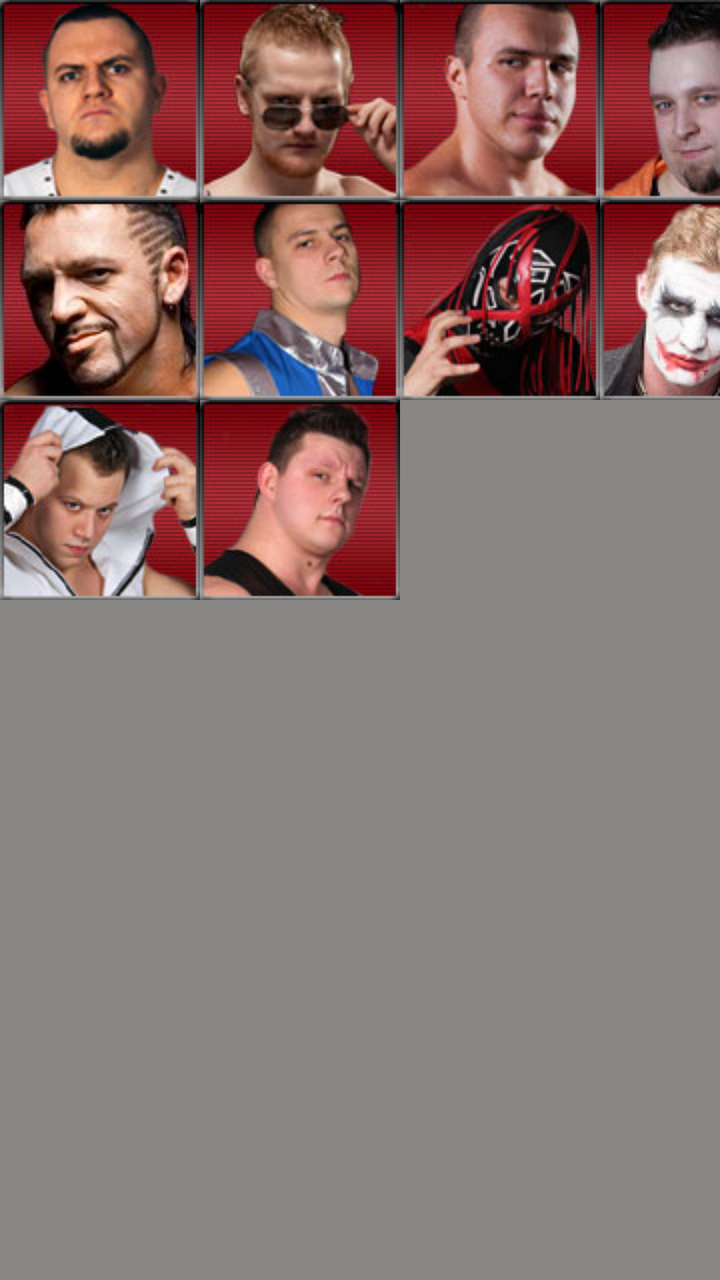
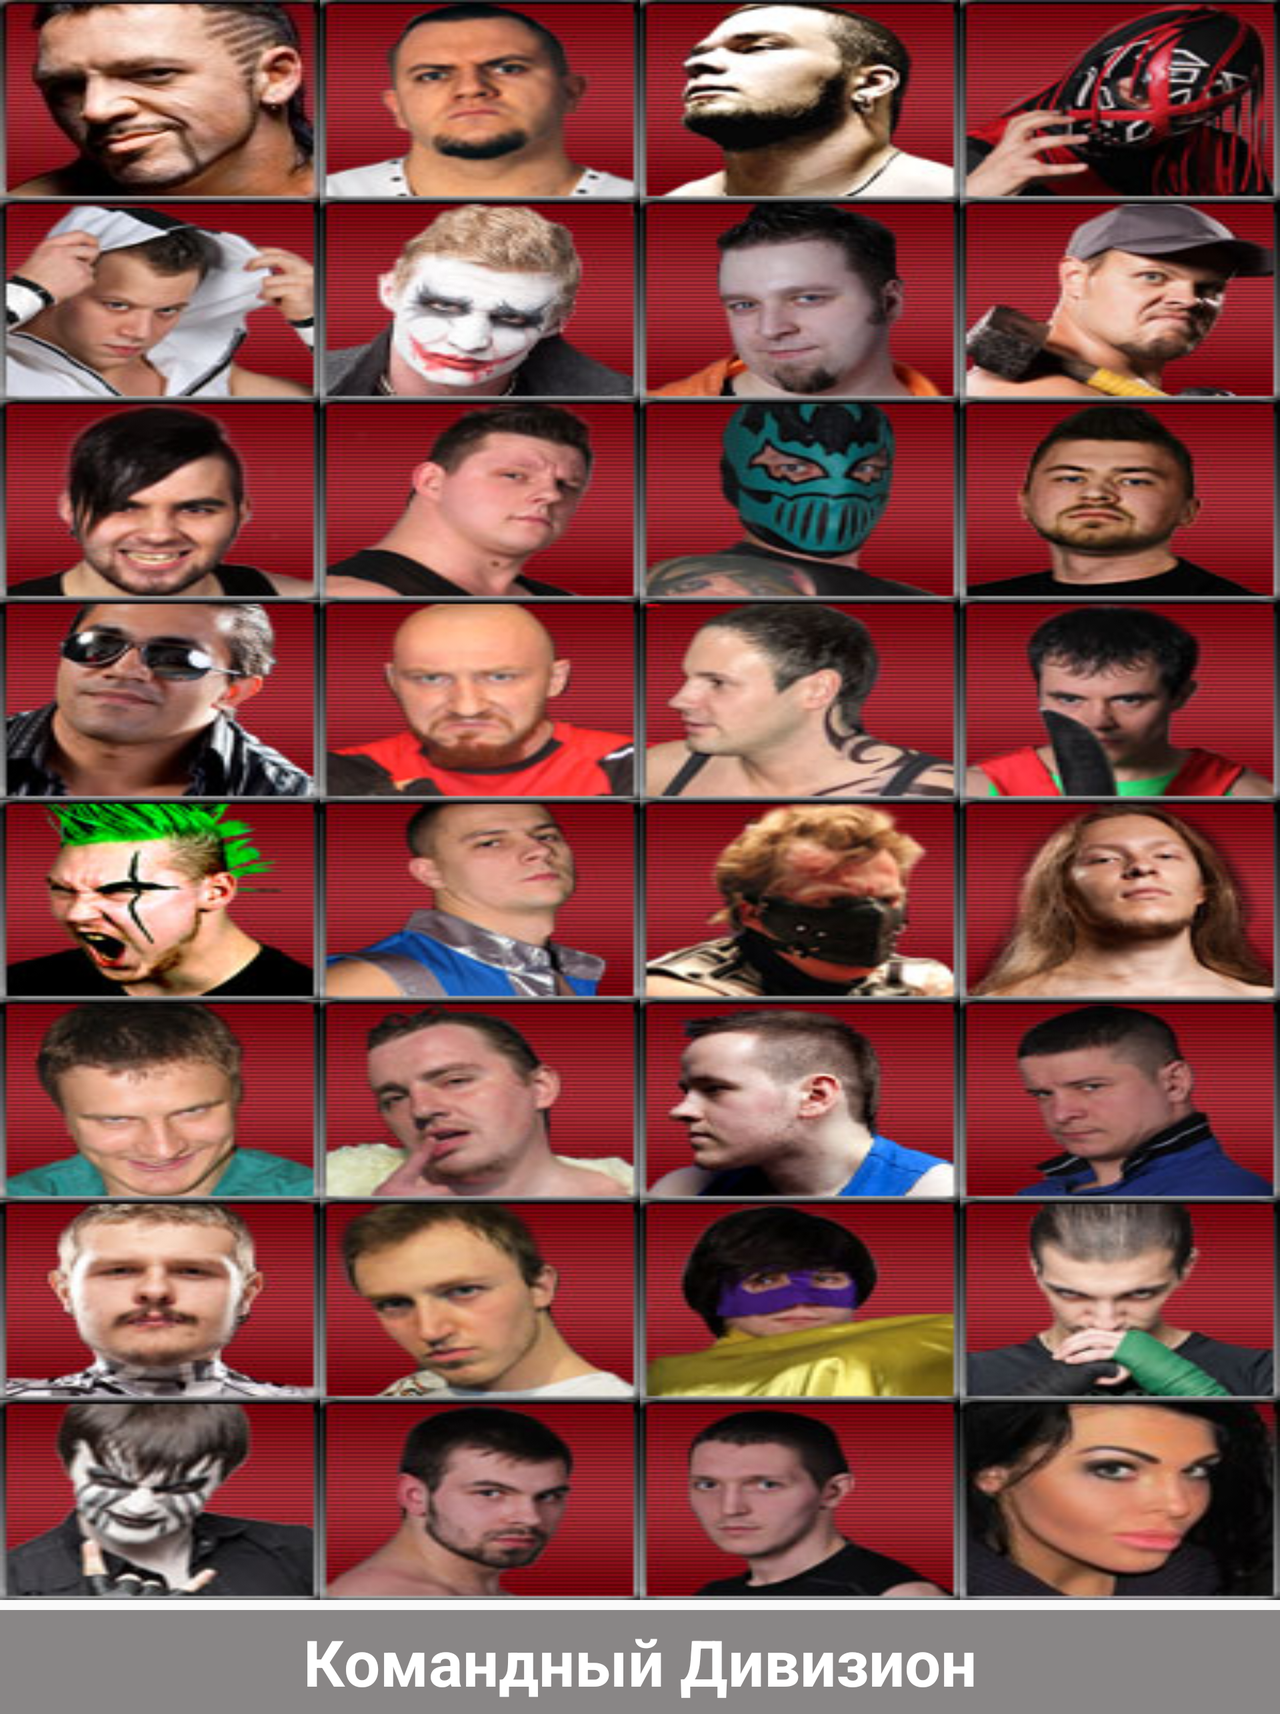

One screen, two layout resources from the same app: the default and the repository's alternative for another configuration. Each is rendered where Android would select it; the XML of both is given below.
<!-- AndroidManifest.xml: application theme AppTheme -->
<!-- res/layout/superstars_layout.xml -->
<?xml version="1.0" encoding="utf-8"?>
<android.support.v4.widget.NestedScrollView
    xmlns:android="http://schemas.android.com/apk/res/android"
    android:layout_width="match_parent"
    android:layout_height="match_parent"
    android:background="@color/gray_header"
    android:fillViewport="false"
    android:focusable="false"
    android:focusableInTouchMode="false"
    android:orientation="vertical">

    <GridLayout xmlns:android="http://schemas.android.com/apk/res/android"
        android:layout_width="match_parent"
        android:layout_height="wrap_content"
        android:orientation="vertical">

        <ImageButton
            android:id="@+id/antonderyabin_ImageButton"
            android:layout_width="wrap_content"
            android:layout_height="wrap_content"
            android:background="#ffffff"
            android:clickable="true"
            android:contentDescription="@string/anton_deryabin_descr"
            android:cropToPadding="false"
            android:onClick="antonDeryabinButton"
            android:src="@drawable/deryabin" />

        <ImageButton
            android:id="@+id/loko_imageButton"
            android:layout_width="wrap_content"
            android:layout_height="wrap_content"
            android:background="#ffffff"
            android:contentDescription="@string/name_lokoButton"
            android:scaleType="fitCenter"
            android:src="@drawable/lokomotiv" />

        <ImageButton
            android:id="@+id/sergwhite_ImageButton"
            android:layout_width="wrap_content"
            android:layout_height="wrap_content"
            android:background="#ffffff"
            android:contentDescription="@string/name_sergwhiteButton"
            android:src="@drawable/white" />

        <ImageButton
            android:id="@+id/kremnev_imageButton"
            android:layout_width="wrap_content"
            android:layout_height="wrap_content"
            android:background="#ffffff"
            android:contentDescription="@string/name_kremnevButton"
            android:src="@drawable/krasavchik"
            android:layout_row="0"
            android:layout_column="1" />

        <ImageButton
            android:id="@+id/vulkan_imageButton"
            android:layout_width="wrap_content"
            android:layout_height="wrap_content"
            android:background="#ffffff"
            android:contentDescription="@string/name_vulkanButton"
            android:scaleType="fitCenter"
            android:src="@drawable/vulkan"
            android:layout_row="0"
            android:layout_column="2" />

        <ImageButton
            android:id="@+id/crimson_imageButton"
            android:layout_width="wrap_content"
            android:layout_height="wrap_content"
            android:background="#ffffff"
            android:contentDescription="@string/name_crimsonButton"
            android:scaleType="fitCenter"
            android:src="@drawable/krimson"
            android:layout_row="0"
            android:layout_column="3" />

        <ImageButton
            android:id="@+id/gromov_imageButton"
            android:layout_width="wrap_content"
            android:layout_height="wrap_content"
            android:background="#ffffff"
            android:contentDescription="@string/name_gromovButton"
            android:src="@drawable/gromov"
            android:layout_row="1"
            android:layout_column="1" />

        <ImageButton
            android:id="@+id/joker_imageButton"
            android:layout_width="wrap_content"
            android:layout_height="wrap_content"
            android:background="#ffffff"
            android:contentDescription="@string/name_jokerButton"
            android:scaleType="fitCenter"
            android:src="@drawable/joker"
            android:layout_row="1"
            android:layout_column="3" />

        <ImageButton
            android:id="@+id/schukin_imageButton"
            android:layout_width="wrap_content"
            android:layout_height="wrap_content"
            android:background="#ffffff"
            android:contentDescription="@string/name_schukinButton"
            android:scaleType="fitCenter"
            android:src="@drawable/schykin"
            android:layout_row="2"
            android:layout_column="1" />

        <ImageButton
            android:id="@+id/lapatka_imageButton"
            android:layout_width="wrap_content"
            android:layout_height="wrap_content"
            android:background="#ffffff"
            android:contentDescription="@string/name_lapatkaButton"
            android:scaleType="fitCenter"
            android:src="@drawable/lapatka"
            android:layout_row="1"
            android:layout_column="2" />

    </GridLayout>

</android.support.v4.widget.NestedScrollView>
<!-- resources referenced by this layout -->
<resources>
  <color name="gray_header">#898686</color>
  <!-- drawable deryabin: jpg bitmap (drawable, 5247 bytes) -->
  <!-- drawable gromov: jpg bitmap (drawable, 5569 bytes) -->
  <!-- drawable joker: jpg bitmap (drawable, 5574 bytes) -->
  <!-- drawable krasavchik: jpg bitmap (drawable, 5386 bytes) -->
  <!-- drawable krimson: jpg bitmap (drawable, 5012 bytes) -->
  <!-- drawable lapatka: jpg bitmap (drawable, 6402 bytes) -->
  <!-- drawable lokomotiv: jpg bitmap (drawable, 4403 bytes) -->
  <!-- drawable schykin: jpg bitmap (drawable, 5053 bytes) -->
  <!-- drawable vulkan: jpg bitmap (drawable, 4247 bytes) -->
  <!-- drawable white: jpg bitmap (drawable, 5924 bytes) -->
  <string name="anton_deryabin_descr">Антон Дерябин</string>
  <string name="name_crimsonButton">Ронни Кримсон</string>
  <string name="name_gromovButton">Иван Громов</string>
  <string name="name_jokerButton">Джокер</string>
  <string name="name_kremnevButton">Максим Кремнёв</string>
  <string name="name_lapatkaButton">Лапатка</string>
  <string name="name_lokoButton">Локомотив</string>
  <string name="name_schukinButton">Алексей Щукин</string>
  <string name="name_sergwhiteButton">Сергей Белый</string>
  <string name="name_vulkanButton">Вулкан</string>
  <style name="AppTheme" parent="Theme.AppCompat.Light.NoActionBar">
          
          <item name="colorPrimary">@color/white</item>
          <item name="colorPrimaryDark">@color/white</item>
          <item name="colorAccent">@color/blue</item>
      </style>
  <color name="white">#FFF</color>
  <color name="blue">#198ef5</color>
</resources>
<!-- res/layout-land/superstars_layout.xml (the repository's variant of the layout above) -->
<!-- drawn on the phone turned sideways -->
<android.support.v4.widget.NestedScrollView
    xmlns:android="http://schemas.android.com/apk/res/android"
    android:layout_width="match_parent"
    android:layout_height="wrap_content">

    <GridLayout xmlns:android="http://schemas.android.com/apk/res/android"
        xmlns:grid="http://schemas.android.com/tools"
        android:id="@+id/card_view"
        android:layout_width="fill_parent"
        android:layout_height="fill_parent"
        android:numColumns="4"
        grid:columnCount="4"
        grid:rowOrderPreserved="false"
        grid:useDefaultMargins="false">

        <LinearLayout
            android:layout_width="match_parent"
            android:layout_height="match_parent"
            android:layout_column="0"
            android:layout_row="0"
            android:orientation="horizontal">

            <ImageView
                android:id="@+id/loko_imageButton"
                android:layout_width="wrap_content"
                android:layout_height="wrap_content"
                android:layout_weight="1.0"
                android:background="@drawable/lokomotiv"
                android:onClick="superstarButton"
                grid:layout_columnWeight="1" />

            <ImageView
                android:layout_width="wrap_content"
                android:layout_height="wrap_content"
                android:layout_weight="1.0"
                android:background="@drawable/deryabin"
                grid:layout_columnWeight="1" />

            <ImageView
                android:layout_width="wrap_content"
                android:layout_height="wrap_content"
                android:layout_weight="1.0"
                android:background="@drawable/kulakov"
                grid:layout_columnWeight="1" />

            <ImageView
                android:layout_width="wrap_content"
                android:layout_height="wrap_content"
                android:layout_weight="1.0"
                android:background="@drawable/lapatka"
                grid:layout_columnWeight="1" />

        </LinearLayout>

        <LinearLayout
            android:layout_width="match_parent"
            android:layout_height="match_parent"
            android:layout_column="0"
            android:layout_row="1"
            android:orientation="horizontal">

            <ImageView
                android:layout_width="wrap_content"
                android:layout_height="wrap_content"
                android:layout_weight="1.0"
                android:background="@drawable/white"
                grid:layout_columnWeight="1" />

            <ImageView
                android:layout_width="wrap_content"
                android:layout_height="wrap_content"
                android:layout_weight="1.0"
                android:background="@drawable/joker"
                grid:layout_columnWeight="1" />

            <ImageView
                android:layout_width="wrap_content"
                android:layout_height="wrap_content"
                android:layout_weight="1.0"
                android:background="@drawable/krimson"
                grid:layout_columnWeight="1" />

            <ImageView
                android:layout_width="wrap_content"
                android:layout_height="wrap_content"
                android:layout_weight="1.0"
                android:background="@drawable/kuvalda"
                grid:layout_columnWeight="1" />

        </LinearLayout>

        <LinearLayout
            android:layout_width="match_parent"
            android:layout_height="match_parent"
            android:layout_column="0"
            android:layout_row="2"
            android:orientation="horizontal">

            <ImageView
                android:layout_width="wrap_content"
                android:layout_height="wrap_content"
                android:layout_weight="1.0"
                android:background="@drawable/neskubin"
                grid:layout_columnWeight="1" />

            <ImageView
                android:layout_width="wrap_content"
                android:layout_height="wrap_content"
                android:layout_weight="1.0"
                android:background="@drawable/schykin"
                grid:layout_columnWeight="1" />

            <ImageView
                android:layout_width="wrap_content"
                android:layout_height="wrap_content"
                android:layout_weight="1.0"
                android:background="@drawable/sallivan"
                grid:layout_columnWeight="1" />

            <ImageView
                android:layout_width="wrap_content"
                android:layout_height="wrap_content"
                android:layout_weight="1.0"
                android:background="@drawable/rave"
                grid:layout_columnWeight="1" />

        </LinearLayout>

        <LinearLayout
            android:layout_width="match_parent"
            android:layout_height="match_parent"
            android:layout_column="0"
            android:layout_row="3"
            android:orientation="horizontal">

            <ImageView
                android:layout_width="wrap_content"
                android:layout_height="wrap_content"
                android:layout_weight="1.0"
                android:background="@drawable/gladiator"
                grid:layout_columnWeight="1" />

            <ImageView
                android:layout_width="wrap_content"
                android:layout_height="wrap_content"
                android:layout_weight="1.0"
                android:background="@drawable/flexx"
                grid:layout_columnWeight="1" />

            <ImageView
                android:layout_width="wrap_content"
                android:layout_height="wrap_content"
                android:layout_weight="1.0"
                android:background="@drawable/shoker"
                grid:layout_columnWeight="1" />

            <ImageView
                android:layout_width="wrap_content"
                android:layout_height="wrap_content"
                android:layout_weight="1.0"
                android:background="@drawable/freddy"
                grid:layout_columnWeight="1" />

        </LinearLayout>

        <LinearLayout
            android:layout_width="match_parent"
            android:layout_height="match_parent"
            android:layout_column="0"
            android:layout_row="4"
            android:orientation="horizontal">

            <ImageView
                android:layout_width="wrap_content"
                android:layout_height="wrap_content"
                android:layout_weight="1.0"
                android:background="@drawable/pankov"
                grid:layout_columnWeight="1" />

            <ImageView
                android:layout_width="wrap_content"
                android:layout_height="wrap_content"
                android:layout_weight="1.0"
                android:background="@drawable/gromov"
                grid:layout_columnWeight="1" />

            <ImageView
                android:layout_width="wrap_content"
                android:layout_height="wrap_content"
                android:layout_weight="1.0"
                android:background="@drawable/chui"
                grid:layout_columnWeight="1" />

            <ImageView
                android:layout_width="wrap_content"
                android:layout_height="wrap_content"
                android:layout_weight="1.0"
                android:background="@drawable/vertigo"
                grid:layout_columnWeight="1" />

        </LinearLayout>

        <LinearLayout
            android:layout_width="match_parent"
            android:layout_height="match_parent"
            android:layout_column="0"
            android:layout_row="5"
            android:orientation="horizontal">

            <ImageView
                android:layout_width="wrap_content"
                android:layout_height="wrap_content"
                android:layout_weight="1.0"
                android:background="@drawable/medbrat_d"
                grid:layout_columnWeight="1" />

            <ImageView
                android:layout_width="wrap_content"
                android:layout_height="wrap_content"
                android:layout_weight="1.0"
                android:background="@drawable/superrus"
                grid:layout_columnWeight="1" />

            <ImageView
                android:layout_width="wrap_content"
                android:layout_height="wrap_content"
                android:layout_weight="1.0"
                android:background="@drawable/markov"
                grid:layout_columnWeight="1" />

            <ImageView
                android:layout_width="wrap_content"
                android:layout_height="wrap_content"
                android:layout_weight="1.0"
                android:background="@drawable/hamov"
                grid:layout_columnWeight="1" />

        </LinearLayout>

        <LinearLayout
            android:layout_width="match_parent"
            android:layout_height="match_parent"
            android:layout_column="0"
            android:layout_row="6"
            android:orientation="horizontal">

            <ImageView
                android:layout_width="wrap_content"
                android:layout_height="wrap_content"
                android:layout_weight="1.0"
                android:background="@drawable/davydov"
                grid:layout_columnWeight="1" />

            <ImageView
                android:layout_width="wrap_content"
                android:layout_height="wrap_content"
                android:layout_weight="1.0"
                android:background="@drawable/eretic"
                grid:layout_columnWeight="1" />

            <ImageView
                android:layout_width="wrap_content"
                android:layout_height="wrap_content"
                android:layout_weight="1.0"
                android:background="@drawable/supertato"
                grid:layout_columnWeight="1" />

            <ImageView
                android:layout_width="wrap_content"
                android:layout_height="wrap_content"
                android:layout_weight="1.0"
                android:background="@drawable/mika"
                grid:layout_columnWeight="1" />

        </LinearLayout>

        <LinearLayout
            android:layout_width="match_parent"
            android:layout_height="match_parent"
            android:layout_column="0"
            android:layout_row="7"
            android:orientation="horizontal">

            <ImageView
                android:layout_width="wrap_content"
                android:layout_height="wrap_content"
                android:layout_weight="1.0"
                android:background="@drawable/chistyakov"
                grid:layout_columnWeight="1" />

            <ImageView
                android:layout_width="wrap_content"
                android:layout_height="wrap_content"
                android:layout_weight="1.0"
                android:background="@drawable/lutyi"
                grid:layout_columnWeight="1" />

            <ImageView
                android:layout_width="wrap_content"
                android:layout_height="wrap_content"
                android:layout_weight="1.0"
                android:background="@drawable/tim"
                grid:layout_columnWeight="1" />

            <ImageView
                android:layout_width="wrap_content"
                android:layout_height="wrap_content"
                android:layout_weight="1.0"
                android:background="@drawable/leo"
                grid:layout_columnWeight="1" />

        </LinearLayout>

        <LinearLayout
            android:layout_width="match_parent"
            android:layout_height="match_parent"
            android:layout_column="0"
            android:layout_row="7"
            android:orientation="horizontal">

            <ImageView
                android:layout_width="wrap_content"
                android:layout_height="wrap_content"
                android:layout_weight="1.0"
                android:background="@drawable/spike"
                grid:layout_columnWeight="1" />

            <ImageView
                android:layout_width="wrap_content"
                android:layout_height="wrap_content"
                android:layout_weight="1.0"
                android:background="@drawable/orlov"
                grid:layout_columnWeight="1" />

            <ImageView
                android:layout_width="wrap_content"
                android:layout_height="wrap_content"
                android:layout_weight="1.0"
                android:background="@drawable/hitryh"
                grid:layout_columnWeight="1" />

            <ImageView
                android:layout_width="wrap_content"
                android:layout_height="wrap_content"
                android:layout_weight="1.0"
                android:background="@drawable/bonny"
                grid:layout_columnWeight="1" />

        </LinearLayout>

        <LinearLayout
            android:layout_width="match_parent"
            android:layout_height="match_parent"
            android:layout_column="0"
            android:layout_row="8"
            android:orientation="horizontal">

            <TextView
                android:layout_width="match_parent"
                android:layout_height="52dp"
                android:text="Командный Дивизион"
                android:textSize="32sp"
                android:gravity="center"
                android:layout_marginTop="5dp"
                android:textStyle="bold"
                android:background="@color/gray_header"
                android:textColor="@color/white"/>

        </LinearLayout>
    </GridLayout>
</android.support.v4.widget.NestedScrollView>
<!-- resources referenced by the variant -->
<!-- as the phone turned sideways resolves them -->
<resources>
  <color name="gray_header">#898686</color>
  <color name="white">#FFF</color>
  <!-- drawable bonny: jpg bitmap (drawable, 3366 bytes) -->
  <!-- drawable chistyakov: jpg bitmap (drawable, 5049 bytes) -->
  <!-- drawable chui: jpg bitmap (drawable, 5850 bytes) -->
  <!-- drawable davydov: jpg bitmap (drawable, 4747 bytes) -->
  <!-- drawable deryabin: jpg bitmap (drawable, 5247 bytes) -->
  <!-- drawable eretic: jpg bitmap (drawable, 5144 bytes) -->
  <!-- drawable flexx: jpg bitmap (drawable, 5269 bytes) -->
  <!-- drawable freddy: jpg bitmap (drawable, 5188 bytes) -->
  <!-- drawable gladiator: jpg bitmap (drawable, 6005 bytes) -->
  <!-- drawable gromov: jpg bitmap (drawable, 5569 bytes) -->
  <!-- drawable hamov: jpg bitmap (drawable, 5027 bytes) -->
  <!-- drawable hitryh: jpg bitmap (drawable, 4857 bytes) -->
  <!-- drawable joker: jpg bitmap (drawable, 5574 bytes) -->
  <!-- drawable krimson: jpg bitmap (drawable, 5012 bytes) -->
  <!-- drawable kulakov: jpg bitmap (drawable, 5950 bytes) -->
  <!-- drawable kuvalda: jpg bitmap (drawable, 5696 bytes) -->
  <!-- drawable lapatka: jpg bitmap (drawable, 6402 bytes) -->
  <!-- drawable leo: jpg bitmap (drawable, 5508 bytes) -->
  <!-- drawable lokomotiv: jpg bitmap (drawable, 4403 bytes) -->
  <!-- drawable lutyi: jpg bitmap (drawable, 5323 bytes) -->
  <!-- drawable markov: jpg bitmap (drawable, 5507 bytes) -->
  <!-- drawable medbrat_d: jpg bitmap (drawable, 4301 bytes) -->
  <!-- drawable mika: jpg bitmap (drawable, 5225 bytes) -->
  <!-- drawable neskubin: jpg bitmap (drawable, 5289 bytes) -->
  <!-- drawable orlov: jpg bitmap (drawable, 4779 bytes) -->
  <!-- drawable pankov: jpg bitmap (drawable, 6636 bytes) -->
  <!-- drawable rave: jpg bitmap (drawable, 5102 bytes) -->
  <!-- drawable sallivan: jpg bitmap (drawable, 5533 bytes) -->
  <!-- drawable schykin: jpg bitmap (drawable, 5053 bytes) -->
  <!-- drawable shoker: jpg bitmap (drawable, 5347 bytes) -->
  <!-- drawable spike: jpg bitmap (drawable, 5297 bytes) -->
  <!-- drawable superrus: jpg bitmap (drawable, 5105 bytes) -->
  <!-- drawable supertato: jpg bitmap (drawable, 5031 bytes) -->
  <!-- drawable tim: jpg bitmap (drawable, 5942 bytes) -->
  <!-- drawable vertigo: jpg bitmap (drawable, 5286 bytes) -->
  <!-- drawable white: jpg bitmap (drawable, 5924 bytes) -->
  <style name="AppTheme" parent="Theme.AppCompat.Light.NoActionBar">
          
          <item name="colorPrimary">@color/white</item>
          <item name="colorPrimaryDark">@color/white</item>
          <item name="colorAccent">@color/blue</item>
      </style>
  <color name="blue">#198ef5</color>
</resources>
